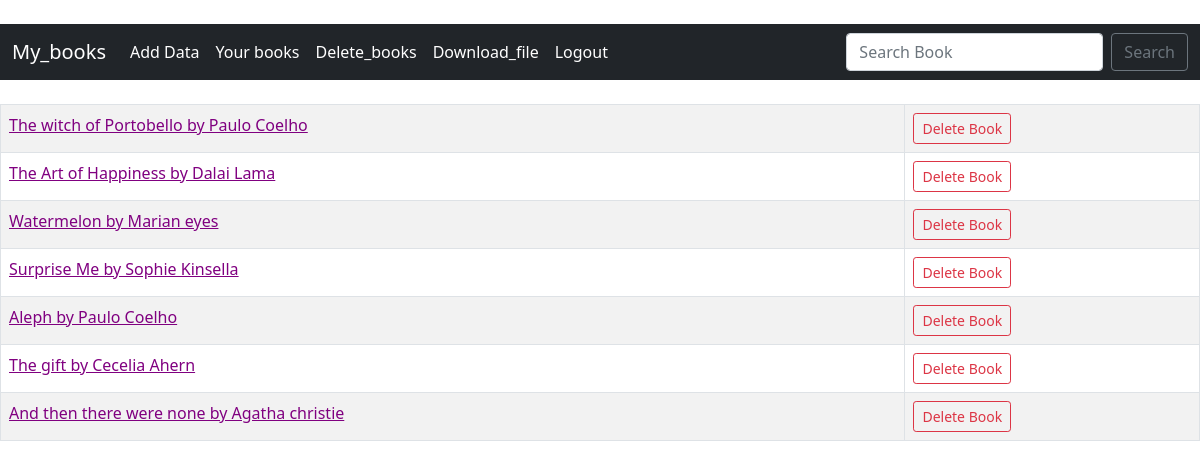
Page /book_list (signed in) on the committed database.
### pr/models.py (models this page shows)
class Trytab(models.Model):
    book_name=models.CharField(max_length=100)
    Type_book = models.CharField(max_length=100)
    def __str__(self):
        return self.book_name

### pr/views.py (the view)
# urls.py: path('book_list',views.book_list,name="book-list"),
def book_list(request):
    book_list = Trytab.objects.all()
    return render(request, 'event/book.html',
                  {'book_list': book_list})

### pr/templates/event/book.html (shortened to what this page needs)
{% extends 'event/base.html' %}
{% block content %}
{% if user.is_authenticated %}
<table class="table table-striped  table-hover table-bordered  ">
{% for book in book_list %}
    <tr><td>
<a href="{% url 'show-book' book.id %}" style="color:purple">
    {{ book }}<br/>
    </td>
        <td>
            <a href="{% url 'delete-book' book.id %}"
           class="btn btn-outline-danger btn-sm">Delete Book</a>
        </td>
    </tr>
{% endfor %}
    {% else%}
    <h1 style="color:purple"> Please  Login</h1>
    <a href="{% url 'login' %">Login</a>
    {% endif %}
{% endblock %}

### rows in the picture
Trytab: book_name "The witch of Portobello by Paulo Coelho"
Trytab: book_name "The Art of Happiness by Dalai Lama"
Trytab: book_name "Watermelon by Marian eyes"
Trytab: book_name "Surprise Me by Sophie Kinsella"
Trytab: book_name "Aleph by Paulo Coelho"
Trytab: book_name "The gift by Cecelia Ahern"
Trytab: book_name "And then there were none by Agatha christie"
